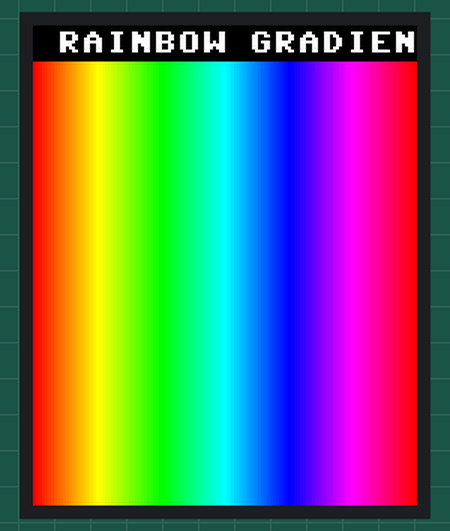
This program was run on a simulated Raspberry Pi Pico running MicroPython. Parts: 128×160 colour display. Library files of the repository ran but are not shown: st7735_1inch8.py; what the program prints to the serial console is not drawn. At 1.4 s the program stops and its outputs stay as they are.

Above: at 1.3 s.

The program:

rainbow_gradient.py
```python
from machine import Pin, PWM  # pyright: ignore[reportMissingImports]
import lcd  # pyright: ignore[reportMissingImports]


def rgb565(r, g, b):
    return ((r & 0xF8) << 8) | ((g & 0xFC) << 3) | (b >> 3)


def rainbow_color(x, width):
    # 6-segment rainbow across screen width.
    p = (x * 1535) // max(1, width - 1)
    seg = p // 256
    t = p % 256

    if seg == 0:    # red -> yellow
        return 255, t, 0
    if seg == 1:    # yellow -> green
        return 255 - t, 255, 0
    if seg == 2:    # green -> cyan
        return 0, 255, t
    if seg == 3:    # cyan -> blue
        return 0, 255 - t, 255
    if seg == 4:    # blue -> magenta
        return t, 0, 255
    return 255, 0, 255 - t  # magenta -> red


def main():
    bl = PWM(Pin(13))
    bl.freq(1000)
    bl.duty_u16(42000)

    d = lcd.LCD_1inch8()
    w = d.width
    h = d.height

    for x in range(w):
        r, g, b = rainbow_color(x, w)
        c = rgb565(r, g, b)
        d.vline(x, 0, h, c)

    d.fill_rect(0, 0, w, 12, 0x0000)
    d.text("RAINBOW GRADIENT", 8, 2, 0xFFFF)
    d.show()
    print("RAINBOW_DONE")


if __name__ == "__main__":
    main()
```

lcd.py
```python
# Pico LCD adapter module.
# Expects st7735_1inch8.py to be present on the Pico filesystem.

from st7735_1inch8 import LCD_1inch8  # pyright: ignore[reportMissingImports]
```
